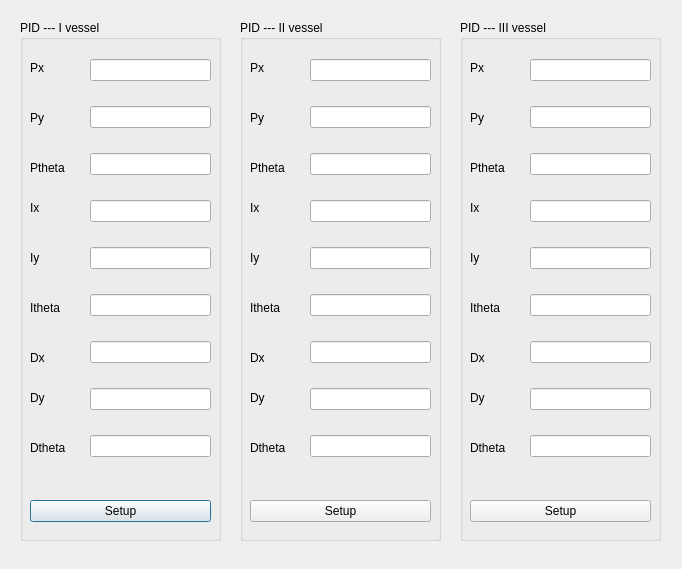
<?xml version="1.0" encoding="UTF-8"?>
<ui version="4.0">
 <class>Dialogsetparameter</class>
 <widget class="QDialog" name="Dialogsetparameter">
  <property name="geometry">
   <rect>
    <x>0</x>
    <y>0</y>
    <width>682</width>
    <height>569</height>
   </rect>
  </property>
  <property name="windowTitle">
   <string>PID parameters</string>
  </property>
  <widget class="QGroupBox" name="GB_I">
   <property name="geometry">
    <rect>
     <x>20</x>
     <y>20</y>
     <width>201</width>
     <height>521</height>
    </rect>
   </property>
   <property name="title">
    <string>PID --- I vessel</string>
   </property>
   <widget class="QLabel" name="Px">
    <property name="geometry">
     <rect>
      <x>10</x>
      <y>40</y>
      <width>21</width>
      <height>16</height>
     </rect>
    </property>
    <property name="text">
     <string>Px</string>
    </property>
   </widget>
   <widget class="QLabel" name="Px_2">
    <property name="geometry">
     <rect>
      <x>10</x>
      <y>90</y>
      <width>21</width>
      <height>16</height>
     </rect>
    </property>
    <property name="text">
     <string>Py</string>
    </property>
   </widget>
   <widget class="QLabel" name="Px_3">
    <property name="geometry">
     <rect>
      <x>10</x>
      <y>140</y>
      <width>41</width>
      <height>16</height>
     </rect>
    </property>
    <property name="text">
     <string>Ptheta</string>
    </property>
   </widget>
   <widget class="QLabel" name="Px_4">
    <property name="geometry">
     <rect>
      <x>10</x>
      <y>280</y>
      <width>41</width>
      <height>16</height>
     </rect>
    </property>
    <property name="text">
     <string>Itheta</string>
    </property>
   </widget>
   <widget class="QLabel" name="Px_5">
    <property name="geometry">
     <rect>
      <x>10</x>
      <y>180</y>
      <width>41</width>
      <height>16</height>
     </rect>
    </property>
    <property name="text">
     <string>Ix</string>
    </property>
   </widget>
   <widget class="QLabel" name="Px_6">
    <property name="geometry">
     <rect>
      <x>10</x>
      <y>230</y>
      <width>41</width>
      <height>16</height>
     </rect>
    </property>
    <property name="text">
     <string>Iy</string>
    </property>
   </widget>
   <widget class="QLabel" name="Px_7">
    <property name="geometry">
     <rect>
      <x>10</x>
      <y>330</y>
      <width>41</width>
      <height>16</height>
     </rect>
    </property>
    <property name="text">
     <string>Dx</string>
    </property>
   </widget>
   <widget class="QLabel" name="Px_8">
    <property name="geometry">
     <rect>
      <x>10</x>
      <y>370</y>
      <width>41</width>
      <height>16</height>
     </rect>
    </property>
    <property name="text">
     <string>Dy</string>
    </property>
   </widget>
   <widget class="QLabel" name="Px_9">
    <property name="geometry">
     <rect>
      <x>10</x>
      <y>420</y>
      <width>51</width>
      <height>16</height>
     </rect>
    </property>
    <property name="text">
     <string>Dtheta</string>
    </property>
   </widget>
   <widget class="QPushButton" name="PIDsetupI">
    <property name="geometry">
     <rect>
      <x>10</x>
      <y>480</y>
      <width>181</width>
      <height>22</height>
     </rect>
    </property>
    <property name="text">
     <string>Setup</string>
    </property>
   </widget>
   <widget class="QWidget" name="layoutWidget">
    <property name="geometry">
     <rect>
      <x>70</x>
      <y>20</y>
      <width>121</width>
      <height>441</height>
     </rect>
    </property>
    <layout class="QVBoxLayout" name="verticalLayout">
     <item>
      <widget class="QLineEdit" name="LE_PXI"/>
     </item>
     <item>
      <widget class="QLineEdit" name="LE_PYI"/>
     </item>
     <item>
      <widget class="QLineEdit" name="LE_PTHETAI"/>
     </item>
     <item>
      <widget class="QLineEdit" name="LE_IXI"/>
     </item>
     <item>
      <widget class="QLineEdit" name="LE_IYI"/>
     </item>
     <item>
      <widget class="QLineEdit" name="LE_ITHETAI"/>
     </item>
     <item>
      <widget class="QLineEdit" name="LE_DXI"/>
     </item>
     <item>
      <widget class="QLineEdit" name="LE_DYI"/>
     </item>
     <item>
      <widget class="QLineEdit" name="LE_DTHETAI"/>
     </item>
    </layout>
   </widget>
  </widget>
  <widget class="QGroupBox" name="groupBox">
   <property name="geometry">
    <rect>
     <x>240</x>
     <y>20</y>
     <width>201</width>
     <height>521</height>
    </rect>
   </property>
   <property name="title">
    <string>PID --- II vessel</string>
   </property>
   <widget class="QLabel" name="label">
    <property name="geometry">
     <rect>
      <x>10</x>
      <y>40</y>
      <width>41</width>
      <height>16</height>
     </rect>
    </property>
    <property name="text">
     <string>Px</string>
    </property>
   </widget>
   <widget class="QLabel" name="label_2">
    <property name="geometry">
     <rect>
      <x>10</x>
      <y>90</y>
      <width>41</width>
      <height>16</height>
     </rect>
    </property>
    <property name="text">
     <string>Py</string>
    </property>
   </widget>
   <widget class="QLabel" name="label_3">
    <property name="geometry">
     <rect>
      <x>10</x>
      <y>140</y>
      <width>51</width>
      <height>16</height>
     </rect>
    </property>
    <property name="text">
     <string>Ptheta</string>
    </property>
   </widget>
   <widget class="QLabel" name="label_4">
    <property name="geometry">
     <rect>
      <x>10</x>
      <y>180</y>
      <width>41</width>
      <height>16</height>
     </rect>
    </property>
    <property name="text">
     <string>Ix</string>
    </property>
   </widget>
   <widget class="QLabel" name="label_5">
    <property name="geometry">
     <rect>
      <x>10</x>
      <y>230</y>
      <width>41</width>
      <height>16</height>
     </rect>
    </property>
    <property name="text">
     <string>Iy</string>
    </property>
   </widget>
   <widget class="QLabel" name="label_6">
    <property name="geometry">
     <rect>
      <x>10</x>
      <y>280</y>
      <width>41</width>
      <height>16</height>
     </rect>
    </property>
    <property name="text">
     <string>Itheta</string>
    </property>
   </widget>
   <widget class="QLabel" name="label_7">
    <property name="geometry">
     <rect>
      <x>10</x>
      <y>330</y>
      <width>41</width>
      <height>16</height>
     </rect>
    </property>
    <property name="text">
     <string>Dx</string>
    </property>
   </widget>
   <widget class="QLabel" name="label_8">
    <property name="geometry">
     <rect>
      <x>10</x>
      <y>370</y>
      <width>41</width>
      <height>16</height>
     </rect>
    </property>
    <property name="text">
     <string>Dy</string>
    </property>
   </widget>
   <widget class="QLabel" name="label_9">
    <property name="geometry">
     <rect>
      <x>10</x>
      <y>420</y>
      <width>51</width>
      <height>16</height>
     </rect>
    </property>
    <property name="text">
     <string>Dtheta</string>
    </property>
   </widget>
   <widget class="QPushButton" name="GB_II">
    <property name="geometry">
     <rect>
      <x>10</x>
      <y>480</y>
      <width>181</width>
      <height>22</height>
     </rect>
    </property>
    <property name="text">
     <string>Setup</string>
    </property>
   </widget>
   <widget class="QWidget" name="layoutWidget">
    <property name="geometry">
     <rect>
      <x>70</x>
      <y>20</y>
      <width>121</width>
      <height>441</height>
     </rect>
    </property>
    <layout class="QVBoxLayout" name="verticalLayout_2">
     <item>
      <widget class="QLineEdit" name="LE_PXII"/>
     </item>
     <item>
      <widget class="QLineEdit" name="LE_PYII"/>
     </item>
     <item>
      <widget class="QLineEdit" name="LE_PTHETAII"/>
     </item>
     <item>
      <widget class="QLineEdit" name="LE_IXII"/>
     </item>
     <item>
      <widget class="QLineEdit" name="LE_IYII"/>
     </item>
     <item>
      <widget class="QLineEdit" name="LE_ITHETAII"/>
     </item>
     <item>
      <widget class="QLineEdit" name="LE_DXII"/>
     </item>
     <item>
      <widget class="QLineEdit" name="LE_DYII"/>
     </item>
     <item>
      <widget class="QLineEdit" name="LE_DTHETAII"/>
     </item>
    </layout>
   </widget>
  </widget>
  <widget class="QGroupBox" name="groupBox_2">
   <property name="geometry">
    <rect>
     <x>460</x>
     <y>20</y>
     <width>201</width>
     <height>521</height>
    </rect>
   </property>
   <property name="title">
    <string>PID --- III vessel</string>
   </property>
   <widget class="QLabel" name="label_10">
    <property name="geometry">
     <rect>
      <x>10</x>
      <y>40</y>
      <width>41</width>
      <height>16</height>
     </rect>
    </property>
    <property name="text">
     <string>Px</string>
    </property>
   </widget>
   <widget class="QLabel" name="label_11">
    <property name="geometry">
     <rect>
      <x>10</x>
      <y>90</y>
      <width>41</width>
      <height>16</height>
     </rect>
    </property>
    <property name="text">
     <string>Py</string>
    </property>
   </widget>
   <widget class="QLabel" name="label_12">
    <property name="geometry">
     <rect>
      <x>10</x>
      <y>140</y>
      <width>51</width>
      <height>16</height>
     </rect>
    </property>
    <property name="text">
     <string>Ptheta</string>
    </property>
   </widget>
   <widget class="QLabel" name="label_13">
    <property name="geometry">
     <rect>
      <x>10</x>
      <y>180</y>
      <width>41</width>
      <height>16</height>
     </rect>
    </property>
    <property name="text">
     <string>Ix</string>
    </property>
   </widget>
   <widget class="QLabel" name="label_14">
    <property name="geometry">
     <rect>
      <x>10</x>
      <y>230</y>
      <width>41</width>
      <height>16</height>
     </rect>
    </property>
    <property name="text">
     <string>Iy</string>
    </property>
   </widget>
   <widget class="QLabel" name="label_15">
    <property name="geometry">
     <rect>
      <x>10</x>
      <y>280</y>
      <width>41</width>
      <height>16</height>
     </rect>
    </property>
    <property name="text">
     <string>Itheta</string>
    </property>
   </widget>
   <widget class="QLabel" name="label_16">
    <property name="geometry">
     <rect>
      <x>10</x>
      <y>330</y>
      <width>41</width>
      <height>16</height>
     </rect>
    </property>
    <property name="text">
     <string>Dx</string>
    </property>
   </widget>
   <widget class="QLabel" name="label_17">
    <property name="geometry">
     <rect>
      <x>10</x>
      <y>370</y>
      <width>41</width>
      <height>16</height>
     </rect>
    </property>
    <property name="text">
     <string>Dy</string>
    </property>
   </widget>
   <widget class="QLabel" name="label_18">
    <property name="geometry">
     <rect>
      <x>10</x>
      <y>420</y>
      <width>51</width>
      <height>16</height>
     </rect>
    </property>
    <property name="text">
     <string>Dtheta</string>
    </property>
   </widget>
   <widget class="QPushButton" name="GB_III">
    <property name="geometry">
     <rect>
      <x>10</x>
      <y>480</y>
      <width>181</width>
      <height>22</height>
     </rect>
    </property>
    <property name="text">
     <string>Setup</string>
    </property>
   </widget>
   <widget class="QWidget" name="layoutWidget_2">
    <property name="geometry">
     <rect>
      <x>70</x>
      <y>20</y>
      <width>121</width>
      <height>441</height>
     </rect>
    </property>
    <layout class="QVBoxLayout" name="verticalLayout_3">
     <item>
      <widget class="QLineEdit" name="LE_PXIII"/>
     </item>
     <item>
      <widget class="QLineEdit" name="LE_PYIII"/>
     </item>
     <item>
      <widget class="QLineEdit" name="LE_PTHETAIII"/>
     </item>
     <item>
      <widget class="QLineEdit" name="LE_IXIII"/>
     </item>
     <item>
      <widget class="QLineEdit" name="LE_IYIII"/>
     </item>
     <item>
      <widget class="QLineEdit" name="LE_ITHETAIII"/>
     </item>
     <item>
      <widget class="QLineEdit" name="LE_DXIII"/>
     </item>
     <item>
      <widget class="QLineEdit" name="LE_DYIII"/>
     </item>
     <item>
      <widget class="QLineEdit" name="LE_DTHETAIII"/>
     </item>
    </layout>
   </widget>
  </widget>
 </widget>
 <resources/>
 <connections/>
</ui>
